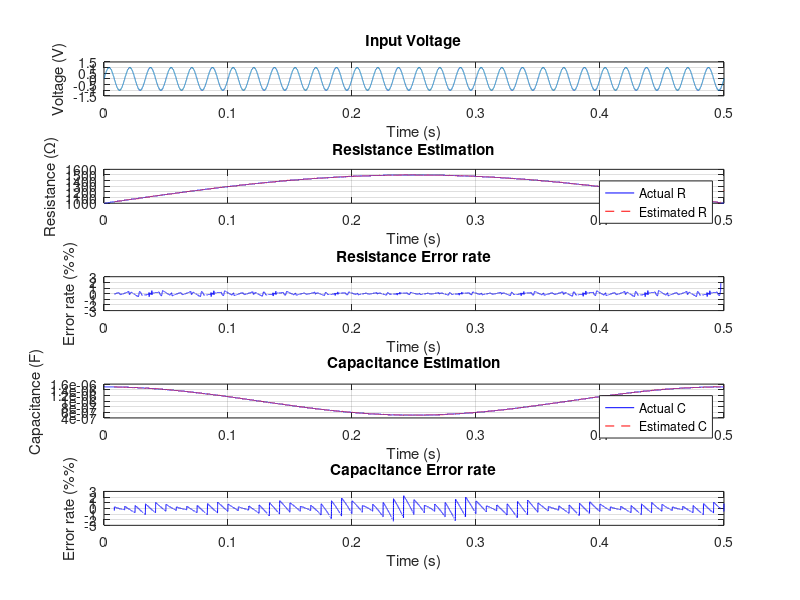

Recreate this plot in MATLAB.
% Octave 코드: R, C 병렬 회로에서 R(t), C(t) 측정 시뮬레이션

% 시뮬레이션 설정
ts = 0.00001;  % 샘플링 타임 (1 ms)
t = 0:ts:0.500;  % 1초 동안 시뮬레이션

% 입력 전압 (예제 신호: 1V의 사인파 + 잡음 추가)
V = sin(2 * pi * 60 * t) + 0.03*cos(2 * pi * 1000 * t);

% 실제 저항 및 커패시턴스 (시간에 따라 변화하는 모델)
R_actual = 1000 + 500 * sin(2 * pi * 1 * t);  % 1kΩ ± 500Ω 변화
C_actual = 1e-6 * (1 + 0.5 * cos(2 * pi * 2 * t));  % 1uF ± 0.5uF 변화

% 전류 계산 (이상적인 모델 기반)
dVdt = [0 diff(V)/ts];  % V의 시간 미분 (전방차분법)
I = V ./ R_actual + C_actual .* dVdt;

% R 추정 (dV/dt가 작은 구간에서 근사)
V_threshold = (max(V) - min(V))*0.003;  % 작은 dV/dt 기준
dVdt_threshold = (max(dVdt) - min(dVdt))*0.003;  % 작은 dV/dt 기준
R_est = nan(size(t));
C_est = nan(size(t));

for k = 1:length(t)
    if abs(dVdt(k)) < dVdt_threshold
        R_est(k) = V(k) / I(k);  % 단순 근사
    elseif abs(V(k)) < V_threshold
        C_est(k) = I(k) / dVdt(k);
    end
end

% 보간 처리 (NaN 값 제거)
valid_idx = ~isnan(R_est);
R_est = interp1(t(valid_idx), R_est(valid_idx), t, 'linear', 'extrap');
valid_idx = ~isnan(C_est);
C_est = interp1(t(valid_idx), C_est(valid_idx), t, 'linear', 'extrap');

% I 재계산 및 오차율 평가
I_est = V ./ R_est + C_est .* dVdt;
error_ratio = abs((I - I_est) ./ I);

% 오차율이 0.03 미만인 값만 보간된 값 유지
valid_idx = find(error_ratio > 0.03);
R_est(valid_idx) = nan;
C_est(valid_idx) = nan;

window_size = 10;
R_est = movmean(R_est, window_size);
C_est = movmean(C_est, window_size);

% 결과 플롯
figure(1);
subplot(5,1,1);
plot(t, V);
xlabel('Time (s)'); ylabel('Voltage (V)'); grid on;
title('Input Voltage');

subplot(5,1,2);
plot(t, R_actual, 'b', t, R_est, 'r--');
legend('Actual R', 'Estimated R');
xlabel('Time (s)'); ylabel('Resistance (Ω)'); grid on;
title('Resistance Estimation');

subplot(5,1,3);
plot(t, (R_est-R_actual)./R_actual*100, 'b');
xlabel('Time (s)'); ylabel('Error rate (%%)'); grid on;
title('Resistance Error rate');
ylim([-3,3]);

subplot(5,1,4);
plot(t, C_actual, 'b', t, C_est, 'r--');
legend('Actual C', 'Estimated C');
xlabel('Time (s)'); ylabel('Capacitance (F)'); grid on;
title('Capacitance Estimation');

subplot(5,1,5);
plot(t, (C_est-C_actual)./C_actual*100, 'b');
xlabel('Time (s)'); ylabel('Error rate (%%)'); grid on;
title('Capacitance Error rate');
ylim([-3,3]);
